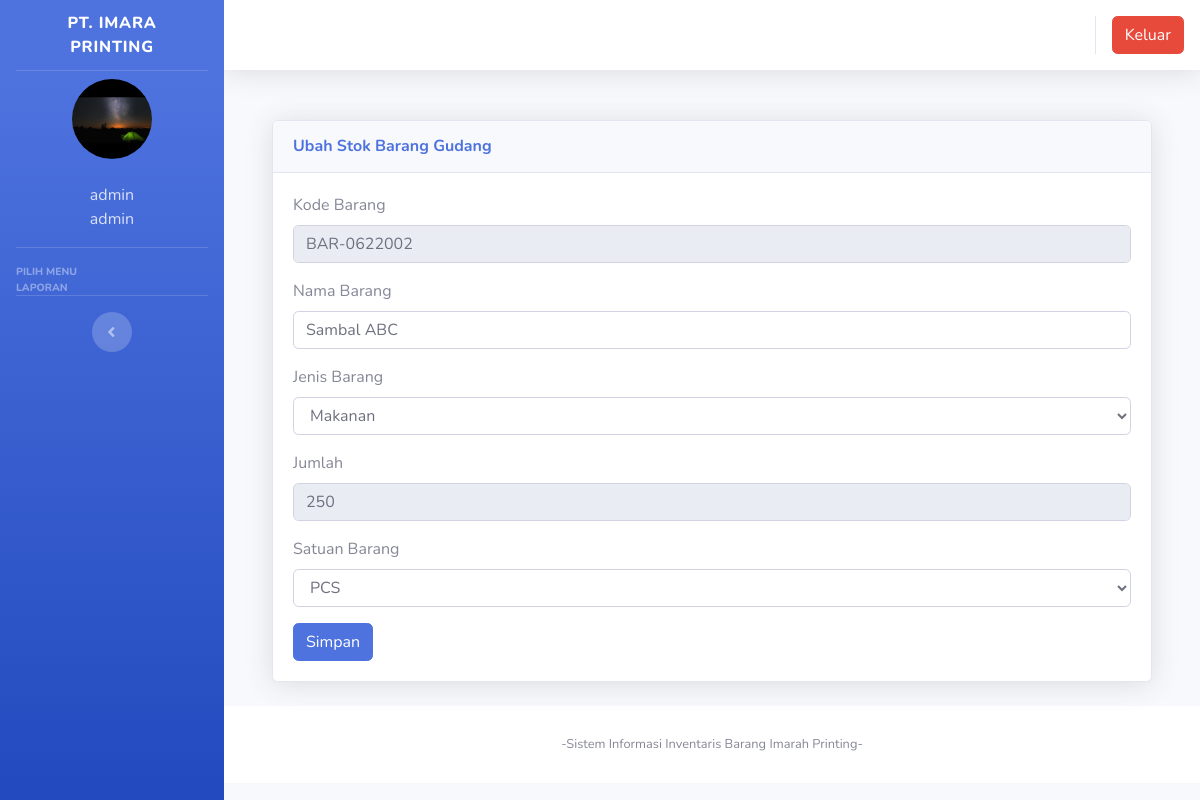
Screenshot of /index.php?page=gudang&aksi=tambahgudang&kode_barang=BAR-0622002 (signed in) with the database file from the repository.
### tables this page shows
CREATE TABLE `users` (
  `id` int(11) NOT NULL,
  `nik` varchar(10) NOT NULL,
  `nama` varchar(100) NOT NULL,
  `alamat` varchar(200) NOT NULL,
  `telepon` varchar(100) NOT NULL,
  `username` varchar(100) NOT NULL,
  `password` varchar(100) NOT NULL,
  `level` varchar(25) NOT NULL DEFAULT 'member',
  `foto` varchar(25) NOT NULL
);

CREATE TABLE `gudang` (
  `id` int(11) NOT NULL,
  `id_user` int(11) NOT NULL,
  `kode_barang` varchar(100) NOT NULL,
  `jenis_gudang` varchar(100) NOT NULL,
  `nama_barang` varchar(100) NOT NULL,
  `jenis_barang` varchar(100) NOT NULL,
  `jumlah` varchar(250) NOT NULL,
  `satuan` varchar(100) NOT NULL
);

CREATE TABLE `jenis_barang` (
  `id` int(11) NOT NULL,
  `jenis_barang` varchar(100) NOT NULL
);

CREATE TABLE `satuan` (
  `id` int(11) NOT NULL,
  `satuan` varchar(100) NOT NULL
);

### page/gudang/tambahgudang.php (the view, shortened to what this page needs)
<?php
$get_kode_barang = $_GET['kode_barang'];
$format = $nama_barang = $jenis_barang = $satuan = $jumlah = $jenis_gudang = "";
$koneksi = new mysqli("localhost","root","","inventori");
if(!ISSET($get_kode_barang)){
	$no = mysqli_query($koneksi, "select kode_barang from gudang order by kode_barang desc");
	$kdbarang = mysqli_fetch_array($no);
	$kode = $kdbarang['kode_barang'];
	$urut = substr($kode, 8, 3);
	$tambah = (int) $urut + 1;
	$bulan = date("m");
	$tahun = date("y");
	if(strlen($tambah) == 1){
		$format = "BAR-".$bulan.$tahun."00".$tambah;
	} else if(strlen($tambah) == 2){
		$format = "BAR-".$bulan.$tahun."0".$tambah;
	} else{
		$format = "BAR-".$bulan.$tahun.$tambah;
	}
}
else {
	$kode_barang = $_GET['kode_barang'];
	$sql = mysqli_query($koneksi, "select * from gudang where kode_barang = '$kode_barang' ");
	$data = mysqli_fetch_assoc($sql);
	$format = $data['kode_barang'];
	$nama_barang = $data['nama_barang'];
	$jenis_barang = $data['jenis_barang'];
	$satuan = $data['satuan'];
	$jumlah = $data['jumlah'];
	$total_barang_masuk = $koneksi->query("select SUM(jumlah) as jumlah from barang_masuk where kode_barang = '$_GET[kode_barang]' ")->fetch_assoc();
	$total_barang_keluar = $koneksi->query("select SUM(jumlah) as jumlah from barang_keluar where kode_barang = '$_GET[kode_barang]' ")->fetch_assoc();
	$total_barang_keluar_badstock = $koneksi->query("select SUM(jumlah) as jumlah from barang_keluar_badstock where kode_barang = '$data[kode_barang]' ")->fetch_assoc();
	if(!ISSET($total_barang_masuk['jumlah'])) $total_barang_masuk['jumlah'] = 0;
	if(!ISSET($total_barang_keluar['jumlah'])) $total_barang_keluar['jumlah'] = 0;
	if(!ISSET($total_barang_keluar_badstock['jumlah'])) $total_barang_keluar_badstock['jumlah'] = 0;
	$jumlah = $jumlah + $total_barang_masuk['jumlah'] - $total_barang_keluar['jumlah'] - $total_barang_keluar_badstock['jumlah'];
}
?>
<form method="POST" enctype="multipart/form-data">
 <div class="container-fluid">
          <div class="card shadow mb-4">
            <div class="card-header py-3">
              <h6 class="m-0 font-weight-bold text-primary"><?php if(ISSET($get_kode_barang)) echo "Ubah"; else echo "Tambah"?> Stok Barang Gudang</h6>
            </div>
            <div class="card-body">
              <div class="table-responsive">
							<div class="body">
                            <div class="form-group">
								<label for="">Kode Barang</label>
                               <div class="form-line">
                                  <input type="text" name="kode_barang" class="form-control" id="kode_barang" value="<?php echo $format; ?>" readonly />
							</div>
                            </div>
							<label for="">Nama Barang</label>
                            <div class="form-group">
                               <div class="form-line">
                                <input type="text" name="nama_barang" class="form-control" value="<?=$nama_barang?>" required />
							</div>
                            </div>
							<label for="">Jenis Barang</label>
                            <div class="form-group">
                               <div class="form-line">
									<select name="jenis_barang" class="form-control" >
									<?php
									$sql = $koneksi -> query("select * from jenis_barang order by id");
									while ($data=$sql->fetch_assoc()) {?>
										<option value='<?=$data[jenis_barang]?>' <?php if($jenis_barang == $data['jenis_barang']) echo 'selected'?> ><?=$data[jenis_barang]?></option>
							  <?php }?>
									</select>
								</div>
                            </div>
                            <label for="">Jumlah</label>
                            <div class="form-group">
                               <div class="form-line">
                                <input type="number" name="jumlah" class="form-control" id="jumlah" value="<?php echo $jumlah; ?>" required <?php if(ISSET($get_kode_barang)) echo 'readOnly'?> />
								</div>
                            </div>
							<label for="">Satuan Barang</label>
                            <div class="form-group">
                               <div class="form-line">
                                <select name="satuan" class="form-control" >
								<?php
								$sql = $koneksi -> query("select * from satuan order by id");
								while ($data=$sql->fetch_assoc()) {?>
									<option value='<?=$data[satuan]?>' <?php if($satuan == $data['satuan']) echo 'selected'?> ><?=$data[satuan]?></option>
						  <?php }?>
								</select>
							</div>
                            </div>
							<input type="submit" name="simpan" value="Simpan" class="btn btn-primary">
							</form>

### index.php (shortened to what this page needs)
<?php
	$koneksi = new mysqli("localhost","root","","inventori");
?>
<!DOCTYPE html>
<html lang="en">
<head>
  <link href="vendor/fontawesome-free/css/all.min.css" rel="stylesheet" type="text/css">
  <link href="css/sb-admin-2.min.css" rel="stylesheet">
  <link href="vendor/datatables/dataTables.bootstrap4.min.css" rel="stylesheet">
  <link href="vendor/sweetalert2/sweetalert2.min.css" rel="stylesheet">
  <link href="css/sb-admin-2.min.css" rel="stylesheet">
</head>
<body id="page-top">
  <div id="wrapper">
    <ul class="navbar-nav bg-gradient-primary sidebar sidebar-dark accordion" id="accordionSidebar">
      <a class="sidebar-brand d-flex align-items-center justify-content-center" href="index.php?page=home&aksi=">
        <div class="sidebar-brand-text mx-2">PT. IMARA PRINTING</div>
      </a>
      <hr class="sidebar-divider my-0">
 <?php
   if ($_SESSION['id']) {
	   $user = $_SESSION['id'];
   }
   $sql =$koneksi->query("select * from users where id='$user'");
   $data = $sql->fetch_assoc();
   ?>
    <li class="d-flex align-items-center justify-content-center">
        <a class="nav-link">
		 <img src="img/<?php echo $data['foto']?>" class="img-circle" alt="User" style="width:80px;height:80px;object-fit:cover;border-radius: 80px;"/></a>
	  </li>
		 <li class="nav-item ">
        <a class="nav-link">
         	<div class="d-flex align-items-center justify-content-center" class="name">  <?php echo  $data['nama'];?></div></font>
			<div class="d-flex align-items-center justify-content-center" class="email"><?php echo $data['level'];?></div>
		 </a>
      </li>
      <hr class="sidebar-divider">
      <div class="sidebar-heading">
        Pilih Menu
      </div>
      <div class="sidebar-heading">
        Laporan
      </div>
      <hr class="sidebar-divider d-none d-md-block">
      <div class="text-center d-none d-md-inline">
        <button class="rounded-circle border-0" id="sidebarToggle"></button>
      </div>
    </ul>
    <div id="content-wrapper" class="d-flex flex-column">
      <div id="content">
        <nav class="navbar navbar-expand navbar-light bg-white topbar mb-4 static-top shadow">
          <ul class="navbar-nav ml-auto">
            <li class="nav-item dropdown no-arrow">
			 <div class="top-menu">
        <ul class="nav pull-right top-menu">
           <li><a onclick="return confirm('Apakah anda yakin akan logout?')" class="btn btn-danger" class="logout" href="logout.php">Keluar</a></li>
        </ul>
      </div>
            </li>
          </ul>
        </nav>
        <div class="container-fluid">
		 <section class="content">
		  <?php
			   $page = $_GET['page'];
			   $aksi = $_GET['aksi'];
         $pecah_page = explode("_", $page);
         if(ISSET($pecah_page[1]) ) {
           include "page/".$pecah_page[0]."/".$page.".php";
         }
         else {
           include "page/".$page."/".$aksi.".php";
         }
			?>
    </section>
</div>
      <footer class="sticky-footer bg-white">
        <div class="container my-auto">
          <div class="copyright text-center my-auto">
            <span>-Sistem Informasi Inventaris Barang Imarah Printing-</span>
          </div>
        </div>
      </footer>
    </div>
  </div>
  </div>
</body>
</html>

### rows the page displays
users: foto (picture), nama "admin", level "admin"
gudang: kode_barang "BAR-0622002", nama_barang "Sambal ABC", jenis_barang "Makanan", jumlah "250", satuan "PCS"
